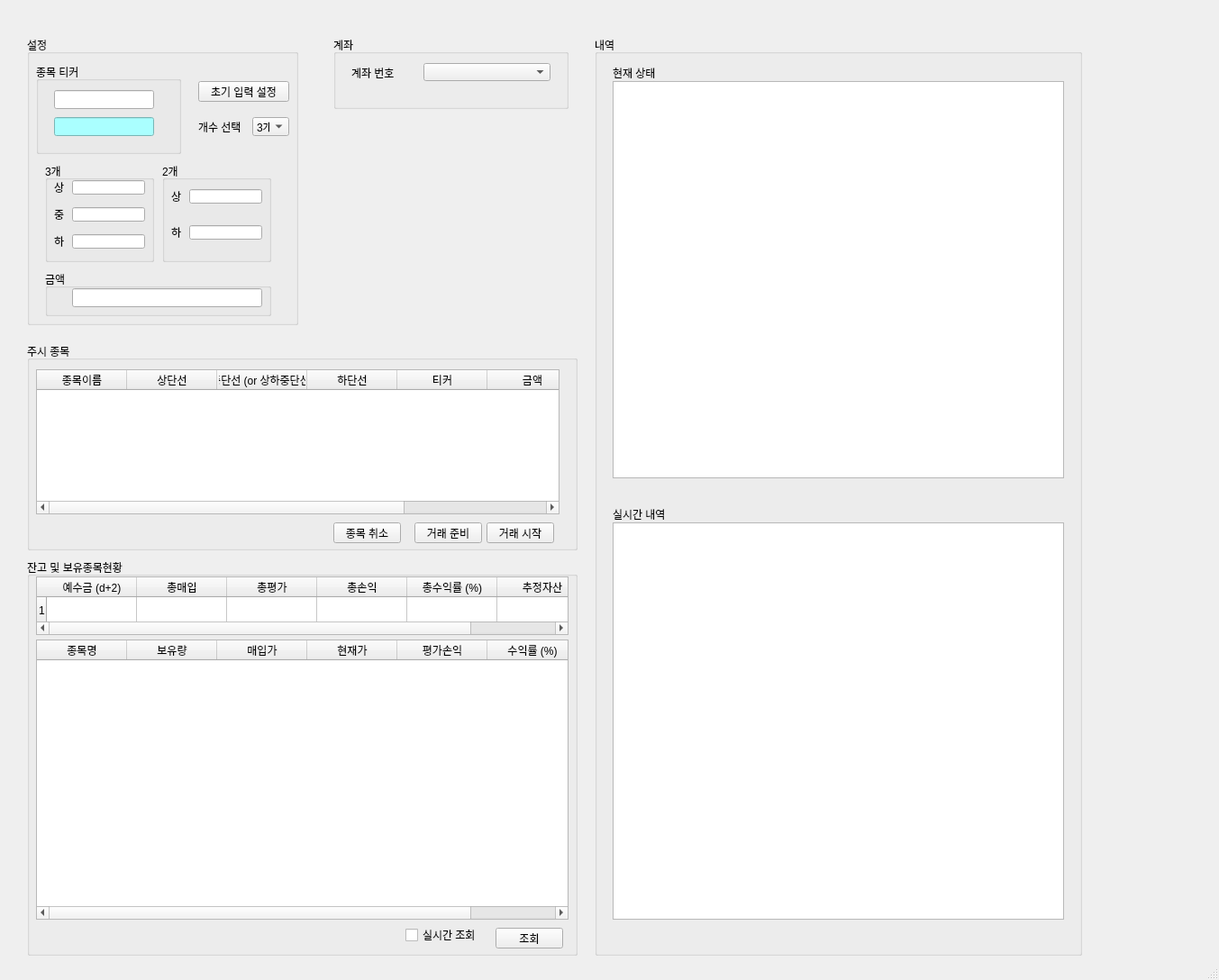
<?xml version="1.0" encoding="UTF-8"?>
<ui version="4.0">
 <class>MainWindow</class>
 <widget class="QMainWindow" name="MainWindow">
  <property name="geometry">
   <rect>
    <x>0</x>
    <y>0</y>
    <width>1353</width>
    <height>1088</height>
   </rect>
  </property>
  <property name="windowTitle">
   <string>PyTrader v0.3</string>
  </property>
  <property name="windowIcon">
   <iconset>
    <normaloff>../../../../auto/icon.png</normaloff>../../../../auto/icon.png</iconset>
  </property>
  <widget class="QWidget" name="centralwidget">
   <widget class="QGroupBox" name="groupBox_2">
    <property name="geometry">
     <rect>
      <x>30</x>
      <y>620</y>
      <width>611</width>
      <height>441</height>
     </rect>
    </property>
    <property name="title">
     <string>잔고 및 보유종목현황</string>
    </property>
    <widget class="QTableWidget" name="tableWidget">
     <property name="geometry">
      <rect>
       <x>10</x>
       <y>20</y>
       <width>591</width>
       <height>65</height>
      </rect>
     </property>
     <property name="rowCount">
      <number>1</number>
     </property>
     <row/>
     <column>
      <property name="text">
       <string>예수금 (d+2)</string>
      </property>
     </column>
     <column>
      <property name="text">
       <string>총매입</string>
      </property>
     </column>
     <column>
      <property name="text">
       <string>총평가</string>
      </property>
     </column>
     <column>
      <property name="text">
       <string>총손익</string>
      </property>
     </column>
     <column>
      <property name="text">
       <string>총수익률 (%)</string>
      </property>
     </column>
     <column>
      <property name="text">
       <string>추정자산</string>
      </property>
     </column>
    </widget>
    <widget class="QTableWidget" name="tableWidget_2">
     <property name="geometry">
      <rect>
       <x>10</x>
       <y>90</y>
       <width>591</width>
       <height>311</height>
      </rect>
     </property>
     <column>
      <property name="text">
       <string>종목명</string>
      </property>
     </column>
     <column>
      <property name="text">
       <string>보유량</string>
      </property>
     </column>
     <column>
      <property name="text">
       <string>매입가</string>
      </property>
     </column>
     <column>
      <property name="text">
       <string>현재가</string>
      </property>
     </column>
     <column>
      <property name="text">
       <string>평가손익</string>
      </property>
     </column>
     <column>
      <property name="text">
       <string>수익률 (%)</string>
      </property>
     </column>
    </widget>
    <widget class="QPushButton" name="pushButton">
     <property name="geometry">
      <rect>
       <x>520</x>
       <y>410</y>
       <width>75</width>
       <height>23</height>
      </rect>
     </property>
     <property name="text">
      <string>조회</string>
     </property>
    </widget>
    <widget class="QCheckBox" name="checkBox">
     <property name="geometry">
      <rect>
       <x>420</x>
       <y>410</y>
       <width>81</width>
       <height>16</height>
      </rect>
     </property>
     <property name="text">
      <string>실시간 조회</string>
     </property>
    </widget>
   </widget>
   <widget class="QGroupBox" name="groupBox_6">
    <property name="geometry">
     <rect>
      <x>30</x>
      <y>380</y>
      <width>611</width>
      <height>231</height>
     </rect>
    </property>
    <property name="title">
     <string>주시 종목</string>
    </property>
    <widget class="QTableWidget" name="tableWidget_3">
     <property name="geometry">
      <rect>
       <x>10</x>
       <y>30</y>
       <width>581</width>
       <height>161</height>
      </rect>
     </property>
     <column>
      <property name="text">
       <string>종목이름</string>
      </property>
     </column>
     <column>
      <property name="text">
       <string>상단선</string>
      </property>
     </column>
     <column>
      <property name="text">
       <string>중단선 (or 상하중단선)</string>
      </property>
      <property name="font">
       <font>
        <stylestrategy>PreferDefault</stylestrategy>
        <kerning>true</kerning>
       </font>
      </property>
     </column>
     <column>
      <property name="text">
       <string>하단선</string>
      </property>
     </column>
     <column>
      <property name="text">
       <string>티커</string>
      </property>
     </column>
     <column>
      <property name="text">
       <string>금액</string>
      </property>
     </column>
     <column>
      <property name="text">
       <string>입력개수</string>
      </property>
     </column>
    </widget>
    <widget class="QPushButton" name="pushButton_2">
     <property name="geometry">
      <rect>
       <x>340</x>
       <y>200</y>
       <width>75</width>
       <height>23</height>
      </rect>
     </property>
     <property name="text">
      <string>종목 취소</string>
     </property>
    </widget>
    <widget class="QPushButton" name="pushButton_5">
     <property name="geometry">
      <rect>
       <x>510</x>
       <y>200</y>
       <width>75</width>
       <height>23</height>
      </rect>
     </property>
     <property name="text">
      <string>거래 시작</string>
     </property>
    </widget>
    <widget class="QPushButton" name="pushButton_4">
     <property name="geometry">
      <rect>
       <x>430</x>
       <y>200</y>
       <width>75</width>
       <height>23</height>
      </rect>
     </property>
     <property name="text">
      <string>거래 준비</string>
     </property>
    </widget>
   </widget>
   <widget class="QGroupBox" name="groupBox_8">
    <property name="geometry">
     <rect>
      <x>30</x>
      <y>40</y>
      <width>301</width>
      <height>321</height>
     </rect>
    </property>
    <property name="title">
     <string>설정</string>
    </property>
    <widget class="QGroupBox" name="groupBox">
     <property name="geometry">
      <rect>
       <x>20</x>
       <y>140</y>
       <width>121</width>
       <height>111</height>
      </rect>
     </property>
     <property name="title">
      <string>3개</string>
     </property>
     <widget class="QLabel" name="label">
      <property name="geometry">
       <rect>
        <x>10</x>
        <y>20</y>
        <width>21</width>
        <height>16</height>
       </rect>
      </property>
      <property name="text">
       <string>상</string>
      </property>
     </widget>
     <widget class="QLabel" name="label_2">
      <property name="geometry">
       <rect>
        <x>10</x>
        <y>50</y>
        <width>21</width>
        <height>16</height>
       </rect>
      </property>
      <property name="text">
       <string>중</string>
      </property>
     </widget>
     <widget class="QLineEdit" name="lineEdit_3">
      <property name="geometry">
       <rect>
        <x>30</x>
        <y>20</y>
        <width>81</width>
        <height>16</height>
       </rect>
      </property>
     </widget>
     <widget class="QLabel" name="label_3">
      <property name="geometry">
       <rect>
        <x>10</x>
        <y>80</y>
        <width>21</width>
        <height>16</height>
       </rect>
      </property>
      <property name="text">
       <string>하</string>
      </property>
     </widget>
     <widget class="QLineEdit" name="lineEdit_4">
      <property name="geometry">
       <rect>
        <x>30</x>
        <y>50</y>
        <width>81</width>
        <height>16</height>
       </rect>
      </property>
     </widget>
     <widget class="QLineEdit" name="lineEdit_5">
      <property name="geometry">
       <rect>
        <x>30</x>
        <y>80</y>
        <width>81</width>
        <height>16</height>
       </rect>
      </property>
     </widget>
    </widget>
    <widget class="QGroupBox" name="groupBox_3">
     <property name="geometry">
      <rect>
       <x>10</x>
       <y>30</y>
       <width>161</width>
       <height>101</height>
      </rect>
     </property>
     <property name="title">
      <string>종목 티커</string>
     </property>
     <widget class="QLineEdit" name="lineEdit_2">
      <property name="geometry">
       <rect>
        <x>20</x>
        <y>60</y>
        <width>111</width>
        <height>21</height>
       </rect>
      </property>
      <property name="styleSheet">
       <string notr="true">background-color: rgb(170, 255, 255);</string>
      </property>
      <property name="readOnly">
       <bool>true</bool>
      </property>
     </widget>
     <widget class="QLineEdit" name="lineEdit">
      <property name="geometry">
       <rect>
        <x>20</x>
        <y>30</y>
        <width>111</width>
        <height>21</height>
       </rect>
      </property>
     </widget>
    </widget>
    <widget class="QGroupBox" name="groupBox_7">
     <property name="geometry">
      <rect>
       <x>150</x>
       <y>140</y>
       <width>121</width>
       <height>111</height>
      </rect>
     </property>
     <property name="title">
      <string>2개</string>
     </property>
     <widget class="QLabel" name="label_4">
      <property name="geometry">
       <rect>
        <x>10</x>
        <y>30</y>
        <width>21</width>
        <height>16</height>
       </rect>
      </property>
      <property name="text">
       <string>상</string>
      </property>
     </widget>
     <widget class="QLineEdit" name="lineEdit_6">
      <property name="geometry">
       <rect>
        <x>30</x>
        <y>30</y>
        <width>81</width>
        <height>16</height>
       </rect>
      </property>
     </widget>
     <widget class="QLabel" name="label_6">
      <property name="geometry">
       <rect>
        <x>10</x>
        <y>70</y>
        <width>21</width>
        <height>16</height>
       </rect>
      </property>
      <property name="text">
       <string>하</string>
      </property>
     </widget>
     <widget class="QLineEdit" name="lineEdit_7">
      <property name="geometry">
       <rect>
        <x>30</x>
        <y>70</y>
        <width>81</width>
        <height>16</height>
       </rect>
      </property>
     </widget>
    </widget>
    <widget class="QPushButton" name="pushButton_3">
     <property name="geometry">
      <rect>
       <x>190</x>
       <y>50</y>
       <width>101</width>
       <height>23</height>
      </rect>
     </property>
     <property name="text">
      <string>초기 입력 설정</string>
     </property>
    </widget>
    <widget class="QComboBox" name="comboBox_2">
     <property name="geometry">
      <rect>
       <x>250</x>
       <y>90</y>
       <width>41</width>
       <height>21</height>
      </rect>
     </property>
     <item>
      <property name="text">
       <string>3개</string>
      </property>
     </item>
     <item>
      <property name="text">
       <string>2개</string>
      </property>
     </item>
    </widget>
    <widget class="QLabel" name="label_14">
     <property name="geometry">
      <rect>
       <x>190</x>
       <y>90</y>
       <width>51</width>
       <height>21</height>
      </rect>
     </property>
     <property name="text">
      <string>개수 선택</string>
     </property>
    </widget>
    <widget class="QGroupBox" name="groupBox_10">
     <property name="geometry">
      <rect>
       <x>20</x>
       <y>260</y>
       <width>251</width>
       <height>51</height>
      </rect>
     </property>
     <property name="title">
      <string>금액</string>
     </property>
     <widget class="QLineEdit" name="lineEdit_9">
      <property name="geometry">
       <rect>
        <x>30</x>
        <y>20</y>
        <width>211</width>
        <height>21</height>
       </rect>
      </property>
     </widget>
    </widget>
   </widget>
   <widget class="QGroupBox" name="groupBox_9">
    <property name="geometry">
     <rect>
      <x>370</x>
      <y>40</y>
      <width>261</width>
      <height>81</height>
     </rect>
    </property>
    <property name="title">
     <string>계좌</string>
    </property>
    <widget class="QComboBox" name="comboBox">
     <property name="geometry">
      <rect>
       <x>100</x>
       <y>30</y>
       <width>141</width>
       <height>20</height>
      </rect>
     </property>
    </widget>
    <widget class="QLabel" name="label_13">
     <property name="geometry">
      <rect>
       <x>20</x>
       <y>30</y>
       <width>61</width>
       <height>21</height>
      </rect>
     </property>
     <property name="text">
      <string>계좌 번호</string>
     </property>
    </widget>
   </widget>
   <widget class="QGroupBox" name="groupBox_4">
    <property name="geometry">
     <rect>
      <x>660</x>
      <y>40</y>
      <width>541</width>
      <height>1021</height>
     </rect>
    </property>
    <property name="title">
     <string>내역</string>
    </property>
    <widget class="QPlainTextEdit" name="plainTextEdit">
     <property name="geometry">
      <rect>
       <x>20</x>
       <y>50</y>
       <width>501</width>
       <height>441</height>
      </rect>
     </property>
    </widget>
    <widget class="QLabel" name="label_17">
     <property name="geometry">
      <rect>
       <x>20</x>
       <y>30</y>
       <width>61</width>
       <height>21</height>
      </rect>
     </property>
     <property name="text">
      <string>현재 상태</string>
     </property>
    </widget>
    <widget class="QPlainTextEdit" name="plainTextEdit_2">
     <property name="geometry">
      <rect>
       <x>20</x>
       <y>540</y>
       <width>501</width>
       <height>441</height>
      </rect>
     </property>
    </widget>
    <widget class="QLabel" name="label_18">
     <property name="geometry">
      <rect>
       <x>20</x>
       <y>520</y>
       <width>71</width>
       <height>21</height>
      </rect>
     </property>
     <property name="text">
      <string>실시간 내역</string>
     </property>
    </widget>
   </widget>
  </widget>
  <widget class="QStatusBar" name="statusbar"/>
 </widget>
 <resources/>
 <connections/>
</ui>
